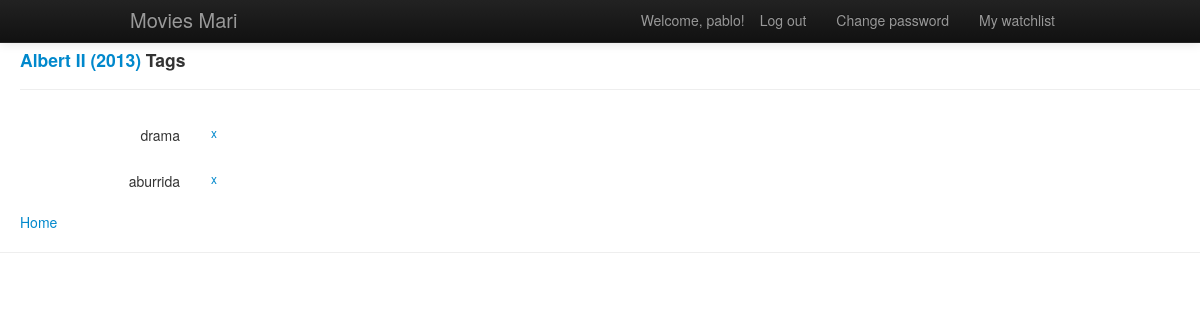
The page /movie/18/tags/ (signed in) on the database its author committed.
### movies/models.py (models this page shows, shortened)
class Movie(models.Model):
    title = models.CharField(max_length=100, unique=True)
    year = models.CharField(max_length=50)
    imdb_rank = models.FloatField(default=0)
    imdb_votes = models.IntegerField(default=0)
    total_votes = models.IntegerField(default=0)
    tags = models.ManyToManyField(Tag)

class Tag(models.Model):
    name = models.CharField(max_length=100, unique=True)

### movies/views.py (the view)
# urls.py: url(r'^movie/(?P<movie_id>\d+)/tags/$', views.tags_movie_show, name='tags_movie_show'),
def tags_movie_show(request, movie_id):
    context_dict = {'movie_id': movie_id}
    current_movie = get_object_or_404(Movie, pk=movie_id)
    context_dict['movie'] = current_movie
    context_dict['movies'] = Movie.objects.all()
    current_movie_tags = current_movie.tags.all().order_by('name')
    context_dict['tags'] = current_movie_tags
    return render(request, 'movies/movie_tags.html', context_dict)

### templates/movies/movie_tags.html (shortened to what this page needs)
{% extends 'movies/base.html' %}
{% load static %}
{% block body_block %}
        <div style="margin-top:50px;margin-left:20px">
             <div class="page-header">
                <h4>{% include "movies/movie_link.html" %} Tags</h4>
            </div>
            {% for tag in tags %}
                <form class="form-horizontal" method="post" action="{% url "movies:remove_tag_from_movie" movie.id tag.id %}">
                    <label class="control-label" for="input">{{ tag.name }}</label>
                    <div class="controls">
                        <input class="btn btn-small btn-link" type="submit" value="x"/>
                    </div>
                </form>
            {% endfor %}
            <a href="{% url "movies:index" %}">Home</a>
        </div>
{% endblock %}

### templates/movies/base.html (shortened to what this page needs)
<!DOCTYPE html>
{% load static %}
{% load i18n %}
<html>
    <head>
        <link href="{% static "css/bootstrap.css" %}" rel="stylesheet" media="screen">
        <link href="{% static "css/app.css" %}" rel="stylesheet" media="screen">
    </head>
    <body>
        <div>
            {% block body_block %}Movies{% endblock %}
        </div>
        <hr/>
        <div class="navbar navbar-inverse navbar-fixed-top">
            <div class="navbar-inner">
                <div class="container">
                    <a class="brand" href="{% url "movies:index" %}">Movies Mari</a>
                    <div class="nav-collapse collapse">
                        <ul class="nav pull-right">
                            {% if user.is_authenticated %}
                                <li class="navbar-text">Welcome, {{ user.username }}!</li>
                                <li><a href="{% url 'auth_logout' %}">{% trans "Log out" %}</a></li>
                                <li><a href="{% url 'auth_password_change' %}">{% trans "Change password" %}</a></li>
                                <li><a href="{% url "movies:user_watchlist" %}"> My watchlist</a></li>
                            {% else %}
                                <li><a href="{% url 'auth_login' %}">{% trans "Log in" %}</a></li>
                            {% endif %}
                        </ul>
                    </div>
                </div>
            </div>
        </div>
    </body>
</html>

### templates/movies/movie_link.html
<a href="{% url "movies:movie_show" movie.id %}">{{ movie.title }}  ({{ movie.year }})</a>

### rows shown on the page
Movie: title "Albert II", year "2013"
Tag: name "drama"
Tag: name "aburrida"

### other values the page prints
{{ user.username }} "pablo"
